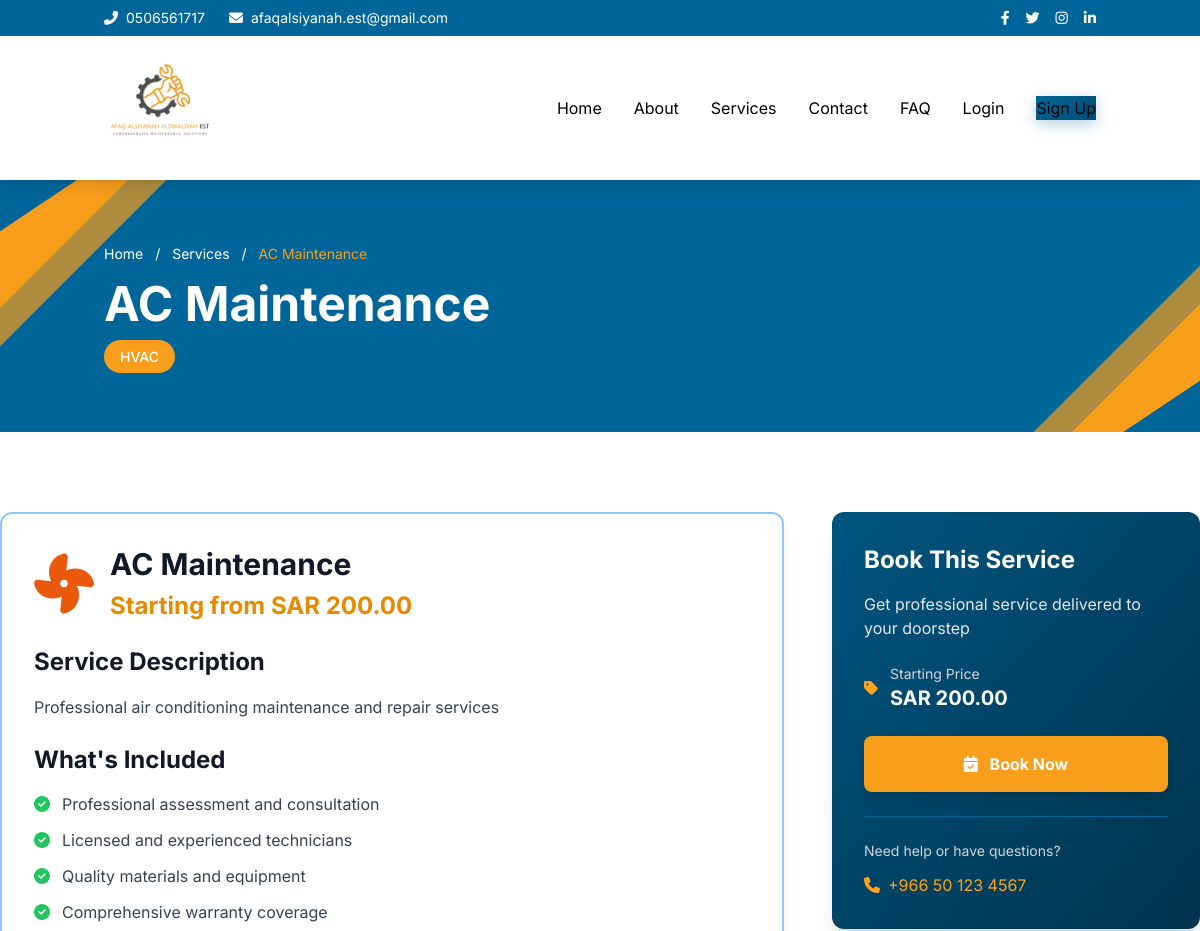
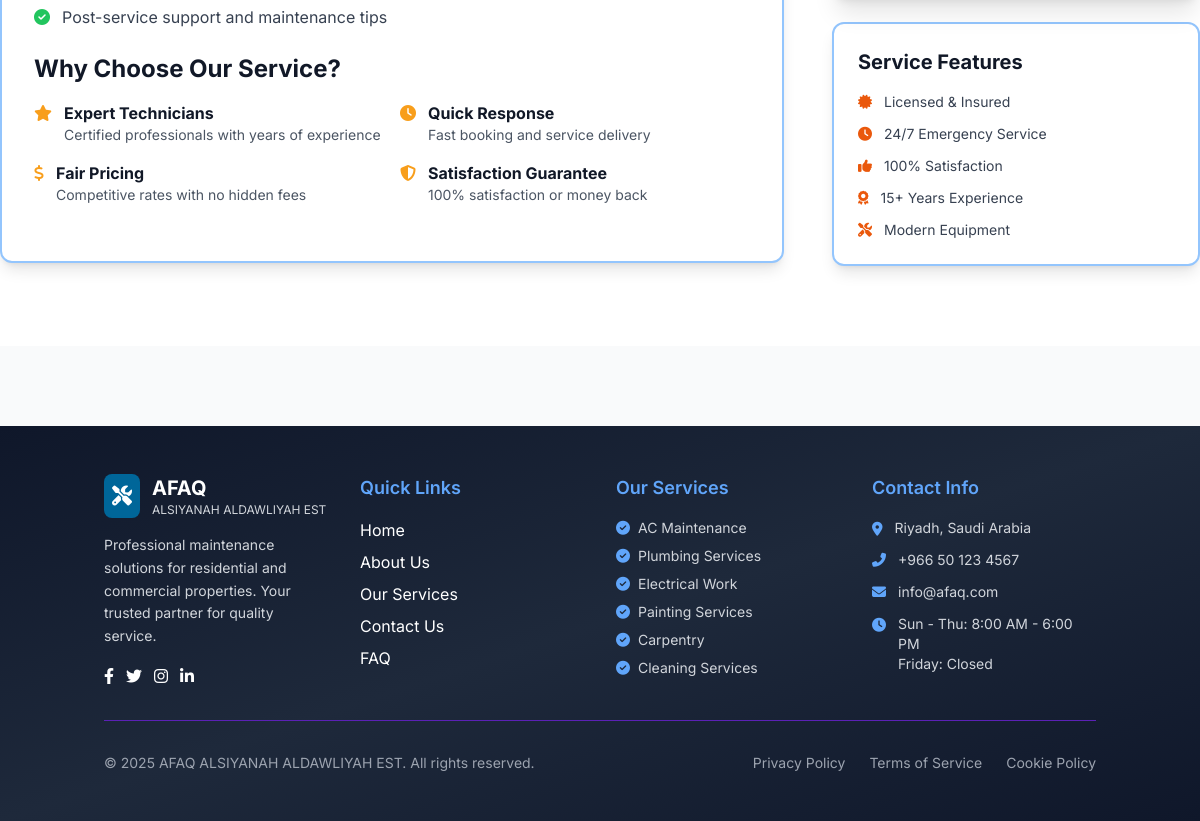
Screenshot of /service.php?id=1 with the database file from the repository (2 pictures, top to bottom).
### tables this page shows
CREATE TABLE IF NOT EXISTS services (
    id INT AUTO_INCREMENT PRIMARY KEY,
    title VARCHAR(255) NOT NULL,
    title_ar VARCHAR(255),
    description TEXT NOT NULL,
    description_ar TEXT,
    image VARCHAR(255),
    icon VARCHAR(100),
    category VARCHAR(100),
    price DECIMAL(10, 2) DEFAULT 0.00,
    duration VARCHAR(50),
    status ENUM('active', 'inactive') DEFAULT 'active',
    created_at TIMESTAMP DEFAULT CURRENT_TIMESTAMP,
    updated_at TIMESTAMP DEFAULT CURRENT_TIMESTAMP ON UPDATE CURRENT_TIMESTAMP,
    INDEX idx_category (category),
    INDEX idx_status (status)
);

### includes/database.php (called while the page is built, shortened)
<?php
class Database {
    private static $instance = null;
    private $conn;
    private function __construct() {
        try {
            $this->conn = new mysqli(DB_HOST, DB_USER, DB_PASS, DB_NAME);
            $this->conn->set_charset("utf8mb4");
        } catch (Exception $e) {
            die("Database connection error: " . $e->getMessage());
        }
    }
    public static function getInstance() {
        if (self::$instance === null) {
            self::$instance = new Database();
        }
        return self::$instance;
    }
    public function query($sql, $params = []) {
        $stmt = $this->conn->prepare($sql);
        if (!empty($params)) {
            $types = '';
            $values = [];
            foreach ($params as $param) {
                if (is_int($param)) {
                    $types .= 'i';
                } elseif (is_float($param)) {
                    $types .= 'd';
                } else {
                    $types .= 's';
                }
                $values[] = $param;
            }
            $stmt->bind_param($types, ...$values);
        }
        $stmt->execute();
        return $stmt;
    }
    public function fetchOne($sql, $params = []) {
        $stmt = $this->query($sql, $params);
        $result = $stmt->get_result();
        return $result->fetch_assoc();
    }
}
?>

### service.php (the view, shortened to what this page needs)
<?php
require_once 'includes/header.php';
require_once 'includes/database.php';
$db = Database::getInstance();
$serviceId = isset($_GET['id']) ? intval($_GET['id']) : 0;
$service = $db->fetchOne("SELECT * FROM services WHERE id = ? AND status = 'active'", [$serviceId]);
?>
<section class="relative bg-[#006699] text-white py-16 overflow-hidden">
    <div class="absolute inset-0 overflow-hidden">
        <div class="absolute top-0 left-0 w-64 h-64">
            <svg class="w-full h-full" viewBox="0 0 400 400" fill="none">
                <path d="M0 80 L120 0 L200 0 L0 200 Z" fill="#F89E1B"/>
                <path d="M0 140 L180 0 L260 0 L0 260 Z" fill="#F89E1B" opacity="0.7"/>
            </svg>
        </div>
        <div class="absolute bottom-0 right-0 w-64 h-64">
            <svg class="w-full h-full" viewBox="0 0 400 400" fill="none">
                <path d="M400 320 L280 400 L200 400 L400 200 Z" fill="#F89E1B"/>
                <path d="M400 260 L220 400 L140 400 L400 140 Z" fill="#F89E1B" opacity="0.7"/>
            </svg>
        </div>
    </div>
    <div class="container mx-auto px-4 relative z-10">
        <nav class="text-sm mb-4">
            <a href="<?= SITE_URL ?>/index.php" class="hover:text-[#F89E1B]">Home</a>
            <span class="mx-2">/</span>
            <a href="<?= SITE_URL ?>/services.php" class="hover:text-[#F89E1B]">Services</a>
            <span class="mx-2">/</span>
            <span class="text-[#F89E1B]"><?= htmlspecialchars($service['title']) ?></span>
        </nav>
        <h1 class="text-4xl md:text-5xl font-bold mb-4"><?= htmlspecialchars($service['title']) ?></h1>
        <?php if ($service['category']): ?>
        <span class="px-4 py-2 bg-[#F89E1B] text-white rounded-full text-sm font-medium">
            <?= htmlspecialchars($service['category']) ?>
        </span>
        <?php endif; ?>
    </div>
</section>
<section class="py-20 bg-white">
        <div class="grid lg:grid-cols-3 gap-12">
            <div class="lg:col-span-2">
                <div class="bg-white rounded-xl border-2 border-blue-300 shadow-lg p-8">
                    <div class="flex items-center mb-6">
                        <div class="text-6xl text-orange-600 mr-4">
                            <i class="<?= htmlspecialchars($service['icon'] ?? 'fas fa-wrench') ?>"></i>
                        </div>
                        <div>
                            <h2 class="text-3xl font-bold text-gray-900"><?= htmlspecialchars($service['title']) ?></h2>
                            <p class="text-2xl font-bold text-gold-600 mt-2">Starting from SAR <?= number_format($service['price'], 2) ?></p>
                        </div>
                    </div>
                    <div class="prose max-w-none">
                        <h3 class="text-2xl font-bold text-gray-900 mb-4">Service Description</h3>
                        <p class="text-gray-700 leading-relaxed mb-6"><?= nl2br(htmlspecialchars($service['description'])) ?></p>
                        <h3 class="text-2xl font-bold text-gray-900 mb-4">What's Included</h3>
                        <ul class="space-y-3 mb-6">
                            <li class="flex items-start">
                                <i class="fas fa-check-circle text-green-500 mr-3 mt-1"></i>
                                <span class="text-gray-700">Professional assessment and consultation</span>
                            </li>
                            <li class="flex items-start">
                                <i class="fas fa-check-circle text-green-500 mr-3 mt-1"></i>
                                <span class="text-gray-700">Licensed and experienced technicians</span>
                            </li>
                            <li class="flex items-start">
                                <i class="fas fa-check-circle text-green-500 mr-3 mt-1"></i>
                                <span class="text-gray-700">Quality materials and equipment</span>
                            </li>
                            <li class="flex items-start">
                                <i class="fas fa-check-circle text-green-500 mr-3 mt-1"></i>
                                <span class="text-gray-700">Comprehensive warranty coverage</span>
                            </li>
                            <li class="flex items-start">
                                <i class="fas fa-check-circle text-green-500 mr-3 mt-1"></i>
                                <span class="text-gray-700">Post-service support and maintenance tips</span>
                            </li>
                        </ul>
                        <h3 class="text-2xl font-bold text-gray-900 mb-4">Why Choose Our Service?</h3>
                        <div class="grid md:grid-cols-2 gap-4 mb-6">
                            <div class="flex items-start">
                                <i class="fas fa-star text-gold-500 mr-3 mt-1"></i>
                                <div>
                                    <h4 class="font-bold text-gray-900">Expert Technicians</h4>
                                    <p class="text-sm text-gray-600">Certified professionals with years of experience</p>
                                </div>
                            </div>
                            <div class="flex items-start">
                                <i class="fas fa-clock text-gold-500 mr-3 mt-1"></i>
                                <div>
                                    <h4 class="font-bold text-gray-900">Quick Response</h4>
                                    <p class="text-sm text-gray-600">Fast booking and service delivery</p>
                                </div>
                            </div>
                            <div class="flex items-start">
                                <i class="fas fa-dollar-sign text-gold-500 mr-3 mt-1"></i>
                                <div>
                                    <h4 class="font-bold text-gray-900">Fair Pricing</h4>
                                    <p class="text-sm text-gray-600">Competitive rates with no hidden fees</p>
                                </div>
                            </div>
                            <div class="flex items-start">
                                <i class="fas fa-shield-alt text-gold-500 mr-3 mt-1"></i>
                                <div>
                                    <h4 class="font-bold text-gray-900">Satisfaction Guarantee</h4>
                                    <p class="text-sm text-gray-600">100% satisfaction or money back</p>
                                </div>
                            </div>
                        </div>
                    </div>
                </div>
            </div>
            <div class="lg:col-span-1">
                <div class="bg-gradient-to-br from-primary-600 to-primary-800 rounded-xl shadow-xl p-8 text-white mb-6 sticky top-24">
                    <h3 class="text-2xl font-bold mb-4">Book This Service</h3>
                    <p class="text-gray-200 mb-6">Get professional service delivered to your doorstep</p>
                    <div class="space-y-4 mb-6">
                        <div class="flex items-center">
                            <i class="fas fa-tag mr-3 text-gold-400"></i>
                            <div>
                                <p class="text-sm text-gray-300">Starting Price</p>
                                <p class="text-xl font-bold">SAR <?= number_format($service['price'], 2) ?></p>
                            </div>
                        </div>
                    </div>
                    <a href="<?= SITE_URL ?>/booking.php?service=<?= $service['id'] ?>" class="block w-full bg-gold-500 hover:bg-gold-600 text-white font-bold py-4 rounded-lg transition text-center shadow-lg">
                        <i class="fas fa-calendar-check mr-2"></i> Book Now
                    </a>
                    <div class="mt-6 pt-6 border-t border-primary-500">
                        <p class="text-sm text-gray-300 mb-3">Need help or have questions?</p>
                        <a href="tel:+966501234567" class="flex items-center text-gold-400 hover:text-gold-300 transition">
                            <i class="fas fa-phone mr-2"></i>
                            <span>+966 50 123 4567</span>
                        </a>
                    </div>
                </div>
                <div class="bg-white rounded-xl border-2 border-blue-300 shadow-lg p-6">
                    <h4 class="text-xl font-bold text-gray-900 mb-4">Service Features</h4>
                    <ul class="space-y-3">
                        <li class="flex items-center text-sm">
                            <i class="fas fa-certificate text-orange-600 mr-3"></i>
                            <span class="text-gray-700">Licensed & Insured</span>
                        </li>
                        <li class="flex items-center text-sm">
                            <i class="fas fa-clock text-orange-600 mr-3"></i>
                            <span class="text-gray-700">24/7 Emergency Service</span>
                        </li>
                        <li class="flex items-center text-sm">
                            <i class="fas fa-thumbs-up text-orange-600 mr-3"></i>
                            <span class="text-gray-700">100% Satisfaction</span>
                        </li>
                        <li class="flex items-center text-sm">
                            <i class="fas fa-award text-orange-600 mr-3"></i>
                            <span class="text-gray-700">15+ Years Experience</span>
                        </li>
                        <li class="flex items-center text-sm">
                            <i class="fas fa-tools text-orange-600 mr-3"></i>
                            <span class="text-gray-700">Modern Equipment</span>
                        </li>
                    </ul>
                </div>
            </div>
        </div>
</section>
<?php require_once 'includes/footer.php'; ?>

### includes/header.php (style rules this page uses)
body { font-family: 'Inter', sans-serif; }

### rows the page displays
services: title "AC Maintenance", category "HVAC", price "200.00", description "Professional air conditioning maintenance and repair services"
